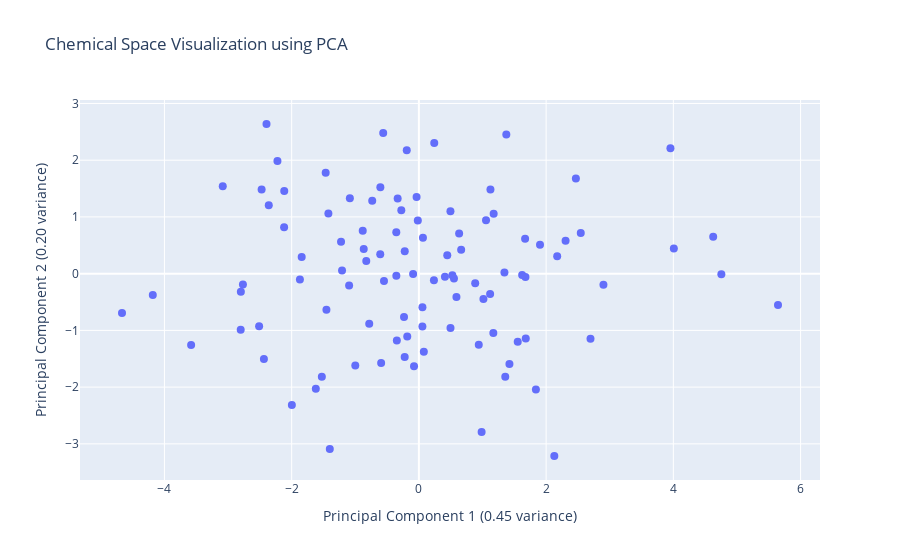

The cell this chart's notebook holds for it:
### Code cell
# 6. Visualize with PCA
n_components = 2
pca_rdkit = PCA(n_components=n_components, random_state=42) # Added random_state for reproducibility
principal_components_rdkit = pca_rdkit.fit_transform(scaled_features)

pca_df_rdkit = pd.DataFrame(data=principal_components_rdkit,
                      columns=[f'Principal Component {i+1}' for i in range(n_components)])
pca_df_rdkit.index = molecule_names

# Explained variance
explained_variance_ratio_rdkit = pca_rdkit.explained_variance_ratio_
print(f"Explained variance by PCA components (RDKit Descriptors): {explained_variance_ratio_rdkit}")
print(f"Total explained variance (RDKit Descriptors): {sum(explained_variance_ratio_rdkit):.2f}")

# Visualize the Chemical Space using Plotly
fig_pca_2d = plot_scatter_plotly_2d(
    df=pca_df_rdkit,
    x_col='Principal Component 1',
    y_col='Principal Component 2',
    text_col_data=pca_df_rdkit.index, # Use index for text annotations
    title='Chemical Space Visualization using PCA',
    labels_dict={
        'Principal Component 1': f'Principal Component 1 ({explained_variance_ratio_rdkit[0]:.2f} variance)',
        'Principal Component 2': f'Principal Component 2 ({explained_variance_ratio_rdkit[1]:.2f} variance)'
    },
    marker_size=8,
    text_position='top right',
)
fig_pca_2d.show()

# Original Matplotlib/Seaborn code:
# plt.figure(figsize=(12, 8))
# sns.scatterplot(x='Principal Component 1', y='Principal Component 2', data=pca_df_rdkit, s=100, legend=False)
# for i, name in enumerate(pca_df_rdkit.index):
#     plt.annotate(name, (pca_df_rdkit.iloc[i, 0], pca_df_rdkit.iloc[i, 1]), textcoords=\"offset points\", xytext=(5,5), ha='left')
# plt.title('Chemical Space Visualization using PCA')
# plt.xlabel(f'Principal Component 1 ({explained_variance_ratio_rdkit[0]:.2f} variance)')
# plt.ylabel(f'Principal Component 2 ({explained_variance_ratio_rdkit[1]:.2f} variance)')
# plt.grid(True)
# plt.axhline(0, color='grey', lw=0.5)
# plt.axvline(0, color='grey', lw=0.5)
# plt.show()

### Figure 1 — Plotly figure (JSON) as saved in the notebook; plotly's stock layout.template omitted (floating-point values rounded to 4 significant figures)
{"data": [{"hovertemplate": "%{hovertext}<extra></extra>", "hovertext": ["CCC1=NN2C(O)=C(SC2=N1)C(N1CC(C)OC(C)C1)C1=CC=CC(OC)=C1", "CCC1=CC=C(OCC(=O)NC2=CC=C(C)C=C2O)C=C1", "CC1=CN=C(CN2CCN(CC2)C2=NC=CC=C2F)C=N1", "CC(C)C1=NN=C2SCC(=NN12)C1=CC2=CC=CC=C2O1", "CNC1=CC=C2N=C(NC2=N1)C1(C)CC[NH2+]CC1", "COC1=CC(C=CC)=CC=C1OCC(=O)NC1CCC(C1)SC", "CC(N(C)C(=O)NC1=CN=C2N(C)C(=O)N(C)C(=O)C2=C1)C1=CC=CC=C1", "COC1=CC(=CC=C1O)C(C)NC1CC[NH+](C)CC1", "COC(=O)C1CC([NH3+])CN(C1)C(=O)OCC1=CC=CC=C1", "CC1=C(Cl)C=CC=C1NC=C1C(C)=C(C#N)C(=O)N(CC2CCCO2)C1=O", "FC1=CC=C(F)C(CCCC(=O)N2CCCC(C[NH+]3CCCCCC3)C2)=C1", "CC1=CC(=O)NC(NN=CC2=C(Cl)N=C3C=CC=CN3C2=O)=N1", "COCCC(=O)NC(C)CC1=C(Cl)C=CC=C1Cl", "CCC1(CNC(=O)C2=C(N=CS2)C2CC2)CCC1", "CCC(N(C)S(=O)(=O)C1=CC=C(C=C1C)C#N)C1=CC=NC=C1", "OC1=CC=C(C=C2SC(=O)N(CC3=CC=CC=C3C#N)C2=O)C=C1I", "CC(C)C1=NC=C(C2=CC(C)=NO2)C(=N1)C1CCC(CNC(=O)C2=C(C)N=CS2)CC1", "CC1=CC=C(N2C=C(N=N2)C(=S)N2CCOCC2)C(O)=C1", "CC[NH2+]C(C)C1=CC=NC(OC2=CN=CC(Br)=C2)=C1", "BrC1=CC=C(C=N1)C(=O)NCC1=CC=CC2=CC=CC=C12", "CC1=CC(C)=NC(NNS(=O)(=O)C2=CC=C(Cl)C=C2F)=N1", "CCC1=CC=C(C[NH+]2CCCC(C2)N2CCCC2=O)O1", "COC1=CC=CC(Cl)=C1CN(C)C(C)CC#N", "CN(CC1=COC=C1)C1(C[NH3+])CC(C)(C)OC1(C)C", "CC1(C[NH+]=C(N)N1CC1CCCO1)C1=CN=CC=N1", "COC1=C2OC(=CC2=CC=C1)C(=O)C1=C([O-])C(=O)N(C1C1=CC=C(F)C=C1)C1=NOC(C)=C1", "COC1=CC=C(CCC(C)NC(=O)C2=NC=CC=C2C(F)(F)F)C=C1", "CCC([NH2+]CC1=CNC=C1)C1=CC=CC=C1OC(F)F", "COC1=CC=C(NC(=O)NCC2CN3CCCCC3CO2)C=C1F", "ClC1=CC=C(C=NNC(=O)C(=O)NCC2=CC=CC=N2)C=C1", "CCN1C=C(CC(=O)N2CCS(=O)C(C)(C)C2)C2=CC=CC=C12", "FC1=CC=C(CN2CCN(CC(=O)NCC3=CC=CS3)C2=O)C(Cl)=C1", "CC1=CC=C(C=C1)C1C2C(=O)CC(CC2=NC2=NC=NN12)C1=CC=CO1", "CCC1=NSC(NC2=CC=C(NC(=O)C3CCCO3)C=C2)=N1", "CCCCNC(=O)CC1=C(C)N2N=C(SC)N=C2N=C1C", "CCC(NNC(=O)C1=CC(OC)=C(OC)C(OC)=C1)=C1C=CC(=O)C=C1", "CCC1=NOC(=N1)C1=CC=C(C[NH3+])C=C1", "C(CSC1=NC=NC2=CC=CC=C12)SC1=CC=CC=C1", "CCC[NH+]1CCC(CC1)N(C)CC1=C(C)N(C2CC2)C(C)=C1", "CCCCOC(=O)C(C)([NH3+])CC", "CC1=CC(F)=CC=C1C(O)C1(C[NH3+])CCOCC1", "CC(O)C1=CC=C(C)C=C1OCC1=NC(=CS1)C(C)(C)C", "COC(=O)C1=CC=C(OC)C=C1OCC(=O)NC1=CC=C(F)C(F)=C1", "CCC[NH+](CCC)CC1=CC=C(O)C(N)=C1", "CCCC1=CC(=NO1)C1CCCN1S(=O)(=O)C1=CC=C(OC)C(OC)=C1", "CCOC1=CC=CC=C1C[NH2+]C(CC)C1=CC=CC=C1", "COC1CCCC1NC(=O)C1=CC=NC=C1C#CCO", "CC1=CC=C(C=C1)C(CNC(=O)N1CCC(C)(C)C1)N1CCOCC1", "O=C(NN=CC1=CNC2=CC=CC=C12)C1=CC(=NC2=CC=CC=C12)C1CC1", "COC1=CC(C)=CC=C1NCC(=O)NCCC1=CC=CC=C1C", "COC1=CC=C(C=C1)N1N=C2CS(=O)(=O)CC2=C1NC(=O)C1=C(C)ON=C1C1=CC=CC=C1Cl", "COC(=O)C1=CC=C(NC(=O)C2CCCC(C)C2)C(O)=C1", "CCOC1=CC=CC=C1C=CC(=O)NCC(C)(O)C1=CC=C(F)C=C1", "COC1=CC=CC(=C1)N1CC(CC1=O)C(=O)NCCNC(=O)C1=CC=CO1", "CN1N=C(C)C(=C1NC1CCOC1C1=CC=C(Cl)C=C1)[N+]([O-])=O", "COC(=O)CC(C)(C[NH3+])C1=CC(F)=C(C)C=C1F", "FC1=CC=CC(F)=C1C=CC(=O)NNC(=O)CN1N=NC(=N1)C1=CC=CC=C1", "[O-][N+](=O)C1=CC=C(NN=C(C2=CC=CC=C2)C2=CC=NC=C2)C(=C1)[N+]([O-])=O", "O=C(CCC1=NC2=CC=CC=C2C(=O)N1)NC1CCC2=CC=CC=C12", "COC1=CC=C(CCNC(=O)C2CN(C2)C(=O)C2=NOC(C)=C2)C=C1OC", "CC1=CC=CC(NC(=O)NC2=CC=C3N=C(NS(C)(=O)=O)SC3=C2)=C1", "OC(C(=O)NC1=CC=CC(CS(=O)C2=CC=CC=C2)=C1)C1=CC=CC=C1", "CN(C1CCN(CC1)C1=CC=[NH+]C2=CC(F)=CC=C12)C(C)=O", "CC1CN(CC1C)C(=O)NCC1CCC(O1)C([O-])=O", "FC(F)(F)C1=NN=C(SCC(=O)NC2=CC=CC=C2C#N)N1CC=C", "COC(=O)C1=CC=CC(CCNC(=O)NC2=CC(F)=CC=C2C)=C1", "CCN(CC1=CC=CC(NC(=O)C2CC(C)OC(C)C2)=C1)C(C)=O", "COC(=O)C1=C(C)NC(C(=O)NCC(N(C)C)C2=C(F)C=CC=C2Cl)=C1C", "COC(=O)C1=CC=C(C=C1)C1C2C(ON1C1=CC=CC=C1)C(=O)N(C2=O)C1=CC=C(OC)C=C1", "COCC1=CC(C)=NC(OCC(=O)NN=CC2=CC=CC(F)=C2)=C1C#N", "CC1=C(N=C(NC(=O)C2CCC(=O)O2)S1)C1=CC=C(C)C=C1", "CC1=CC=C(C[NH2+]C(C)(C)CO)C(C)=C1", "FC1=CC=CC=C1OCCCNC1=NN=NN1C1=CC=CC=C1", "CCC(CC)OC1=CC=C(C=C1)C1(C)NC(=O)NC1=O", "CCC(CC)N(C)CC1=C(F)C=CC=C1[N+]([O-])=O", "O=C(CC1CCCCO1)NCCCCC#N", "CC1=CC=C(C=C1)C1=NNC=C1CN1CCC(C1)[NH+]1CCCC1", "CN(CC(O)CN1CCOCC1)CC1=NOC(=N1)C(C)(C)C", "CN(CC1=NN=C(C)N1C)C(=O)NCC1=CC=C(F)C(Cl)=C1", "ClC1=CC=CN=C1NNC(=O)C1=CC=C(OC2CCC2)C=C1Cl", "COC1=CC=C(CN2CCN(CC2)S(=O)(=O)C2=CC=CC=C2)C=C1Br", "COC1=CC=CC2=C1OC1=CC=CC=C1N=C2N1CCN(C(C)C1)C(=O)C1=C(F)C=CC=C1F", "CCCC1=CC=C(C=C1)C(=O)NC(CO)CC1=CNC2=CC=CC=C12", "CC1CSC(SCC2=C(F)C=CC=C2[N+]([O-])=O)=N1", "FC(F)(F)C1=CC=C(CCNC(=O)NCC2=CC=C(N=C2)N2C=CN=C2)C=C1", "CC1=CC2=C(N3CCC(CC3)C(=O)N3CCCC3)C(=CN=C2C=C1)C#N", "CC(C)CN1N=C(C)C(CCC(=O)N2CCCCCC2C2=CC=CN2C)=C1C", "COCCNS(=O)(=O)C1=CC=CC(=C1)C(=O)N(C)C1CCCC(C)C1", "[O-]C(=O)C1C[NH+](CC1C1CC1)C1CCN(CC1)C(=O)C1=CC=CC=C1", "CNC(=O)C1=CC=CC=C1NC(=O)CN(C)C(=O)C1=CC=CS1", "COC1=CC(CNC(=O)C2=C(Br)C=CO2)=CC=N1", "O=C(NCC1OCCN1S(=O)(=O)C1=CC=CS1)C(=O)NCC1=CC=NC=C1", "CC(N1C(CCNC(=O)C2=CC=CC=C2Cl)=NC2=CC=CC=C12)C(C)=O", "CCCCN(C)C(=O)CC1=CC=CC2=CC=CC=C12", "CCC[NH2+]C(CC#CC)C1(CCCCCC1)N(C)C", "ClC1=CC=C(C=C1)C(=O)C[NH+]1CCC(CC1)C1=NN=C(O1)C1=CC=CO1", "O=C(CC1OCCC2=CC=CC=C12)NNC(=O)CC1=CC=NC=C1", "CC([NH2+]CC1=C(C)N(CC2=CC=C(C)C=C2)N=C1C)C1=CC=C(Cl)C=C1", "CC(=O)C1=NC2=CC=CC=C2N1CC1CCCCN1C(=O)OCC1=CC=CC=C1", "CC1=CC(C=NNC(=O)C(=O)NC2=CC=C(Cl)C(Cl)=C2)=C(C)N1C1=CC=CC(Cl)=C1"], "legendgroup": "", "marker": {"color": "#636efa", "size": 8, "symbol": "circle"}, "mode": "markers", "name": "", "orientation": "v", "showlegend": false, "type": "scatter", "x": [2.901, -1.208, -0.6075, 0.6327, -1.997, -0.2762, 1.554, -2.436, -0.9997, 1.675, -0.1908, 0.9859, -2.36, -1.423, 0.06389, 2.174, 4.008, -0.183, -1.224, -0.6057, -0.2232, -1.842, -2.472, -1.87, -1.4, 4.754, -0.0362, -2.119, 0.0559, -0.5933, -0.3336, 0.4961, 2.306, 0.4968, -0.2337, 0.9412, -2.801, -0.5609, -1.465, -4.667, -2.511, -0.7337, 0.5513, -3.58, 1.904, -2.223, -1.526, -0.01695, 1.67, -0.8671, 5.645, -0.7806, -0.2223, 1.358, 1.015, -2.766, 1.839, 2.698, 0.5902, 1.68, 1.423, 0.6645, -1.085, -1.62, 1.12, -0.3544, -0.3553, 0.8852, 4.626, 1.17, 0.2364, -4.183, 0.526, -1.453, -2.117, -2.799, -0.8269, -0.07641, -0.5487, 0.446, 1.125, 3.954, -0.0906, -0.8828, 1.345, 1.175, 1.374, 0.4096, 0.05524, -0.3466, -1.097, 2.129, 1.056, -2.395, -3.083, 1.623, 0.07775, 0.2414, 2.468, 2.545], "xaxis": "x", "y": [-0.1934, 0.0552, 0.3436, 0.7098, -2.315, 1.119, -1.199, -1.503, -1.619, -0.0598, 2.175, -2.792, 1.208, 1.062, 0.6336, 0.3061, 0.4456, -1.108, 0.5639, 1.524, -1.47, 0.2957, 1.482, -0.104, -3.093, -0.01112, 1.353, 0.8179, -0.5906, -1.575, 1.326, 1.102, 0.5817, -0.9559, -0.7646, -1.252, -0.9871, 2.479, 1.779, -0.6954, -0.9249, 1.286, -0.0856, -1.256, 0.509, 1.988, -1.815, 0.9362, 0.6154, 0.4336, -0.5511, -0.885, 0.3953, -1.817, -0.4477, -0.1896, -2.04, -1.148, -0.4097, -1.141, -1.594, 0.4222, 1.33, -2.028, -0.3603, -0.0357, 0.7307, -0.1704, 0.6485, -1.047, -0.1173, -0.374, -0.02664, -0.6348, 1.459, -0.3169, 0.2234, -1.634, -0.1292, 0.3237, 1.484, 2.211, -0.006014, 0.7544, 0.01935, 1.058, 2.451, -0.05287, -0.9335, -1.178, -0.2105, -3.214, 0.9432, 2.638, 1.542, -0.02355, -1.377, 2.304, 1.678, 0.7166], "yaxis": "y"}], "layout": {"legend": {"tracegroupgap": 0}, "title": {"text": "Chemical Space Visualization using PCA"}, "xaxis": {"anchor": "y", "domain": [0, 1], "title": {"text": "Principal Component 1 (0.45 variance)"}}, "yaxis": {"anchor": "x", "domain": [0, 1], "title": {"text": "Principal Component 2 (0.20 variance)"}}}}
